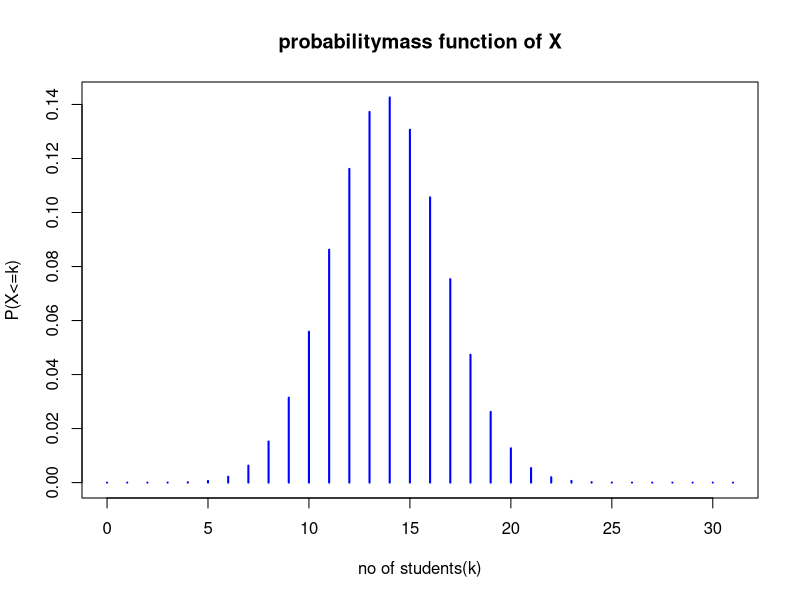

Recreate this plot in R. (Note: this script raises an error after producing the figure.)
#Experiment3
#Q1
n<- 12
p <- 1/6
#method1
prob_7_to_9 <- pbinom(9, size =n, prob = p) - pbinom(6, size =n, prob = p)
prob_7_to_9
#method2
diff(pbinom(c(6,9), size=n ,prob=p))

#Q2
p= pnorm(84, mean=72, sd=15.2 ,lower.tail=FALSE) - pnorm(100, mean=72, sd=15.2 ,lower.tail=FALSE)
p

#Q3
#part(a)
dpois(0,5)
#part(b)
diff(ppois(c(47,50), lambda=50))

#Q4
dhyper(3,17,250-17,5)

#Q5
#part(a)

#part(b)
n <- 31
p <- 0.447
k<-0:n
pmf<-dbinom(k, size=n , prob =p)
plot(k, pmf, type="h",lwd=2 , col="blue", main="probabilitymass function of X", xlab="no of students(k)",ylab="P(X<=k)")
#part(c)
maen_X <-n*p
variance_X <- n*p*(1-p)
std_dev_X <- sqrt(variance_X)
#part(d)
mean_X
variance_X
std_dev_X
